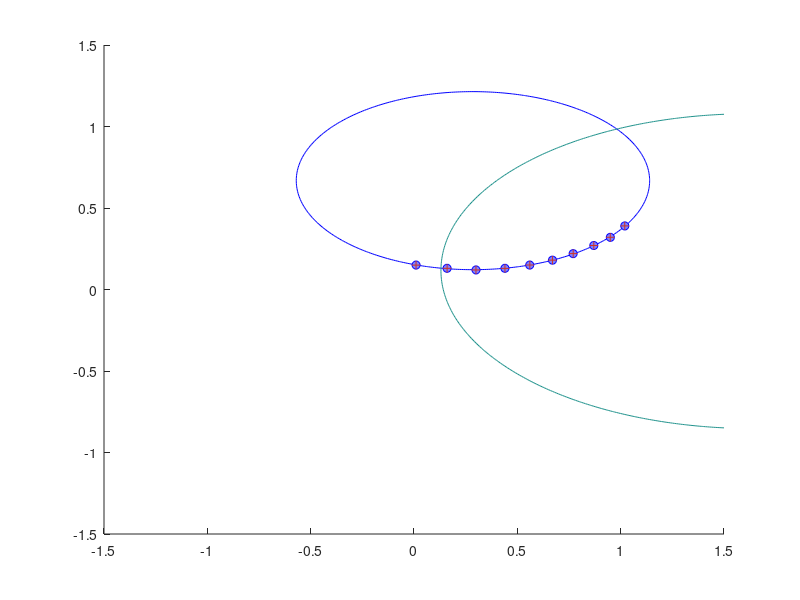

Write the MATLAB code that produced this figure. (Note: this script raises an error after producing the figure.)
function moler_5_12

%Il programma interpola un'orbita data con una curva di livello di una
%forma quadratica ottenuta tramite soluzione di un sistema lineare e
%restituisce un grafico con le posizioni date, 5 set di posizioni
%perturbate e le relative orbite calcolate.

%Variabili a 
xmin=-1.5;
deltax=0.01;
xmax=1.5;

ymin=-1.5;
deltay=0.01;
ymax=1.5;

x=[1.02 .95 .87 .77 .67 .56 .44 .30 .16 .01]';
y=[0.39 .32 .27 .22 .18 .15 .13 .12 .13 .15]';

%Decido di fissare f==1 e risolvere il sistema A*cf=(ones(10,1).*-1)

A=[(x.^2),(x.*y),(y.^2),x,y];
b=ones(10,1).*-1;

cf=A\b;

%Direttamente dalla traccia

[X,Y]=meshgrid(xmin:deltax:xmax,ymin:deltay:ymax);
Z=cf(1)*X.^2 +cf(2)*X.*Y + cf(3)*Y.^2 + cf(4)*X + cf(5)*Y + 1;

hold on

contour(X,Y,Z,[0 0],'b');

plot(x,y,'ob','MarkerFaceColor',[0.5 0.5 1]);

x_p=x;
y_p=y;

%Perturbazioni
%I vari tentativi associati alle posizioni sono marcati per colore
for t=1:5
    
    for n=1:size(x,1)
        x_p(n)=x(n)+(rand()*0.001-0.0005);
        y_p(n)=y(n)+(rand()*0.001-0.0005);
    end
    
    plot(x_p,y_p,'Color',colorpicker(t,5),'Marker','+','LineStyle','none');
    
    A=[((x_p).^2),((x_p).*(y_p)),((y_p).^2),y_p,x_p];
    cf=A\b;
    Z=cf(1)*X.^2 +cf(2)*X.*Y + cf(3)*Y.^2 + cf(4)*X + cf(5)*Y + 1;
    contour(X,Y,Z,[0 0],'Color',colorpicker(t,5));
end

function c = colorpicker(n,n_max)
    c(1)=1-(n/n_max);
    c(2)=(n/n_max);
    c(3)=0.1+0.2*(n/n_max);
return
